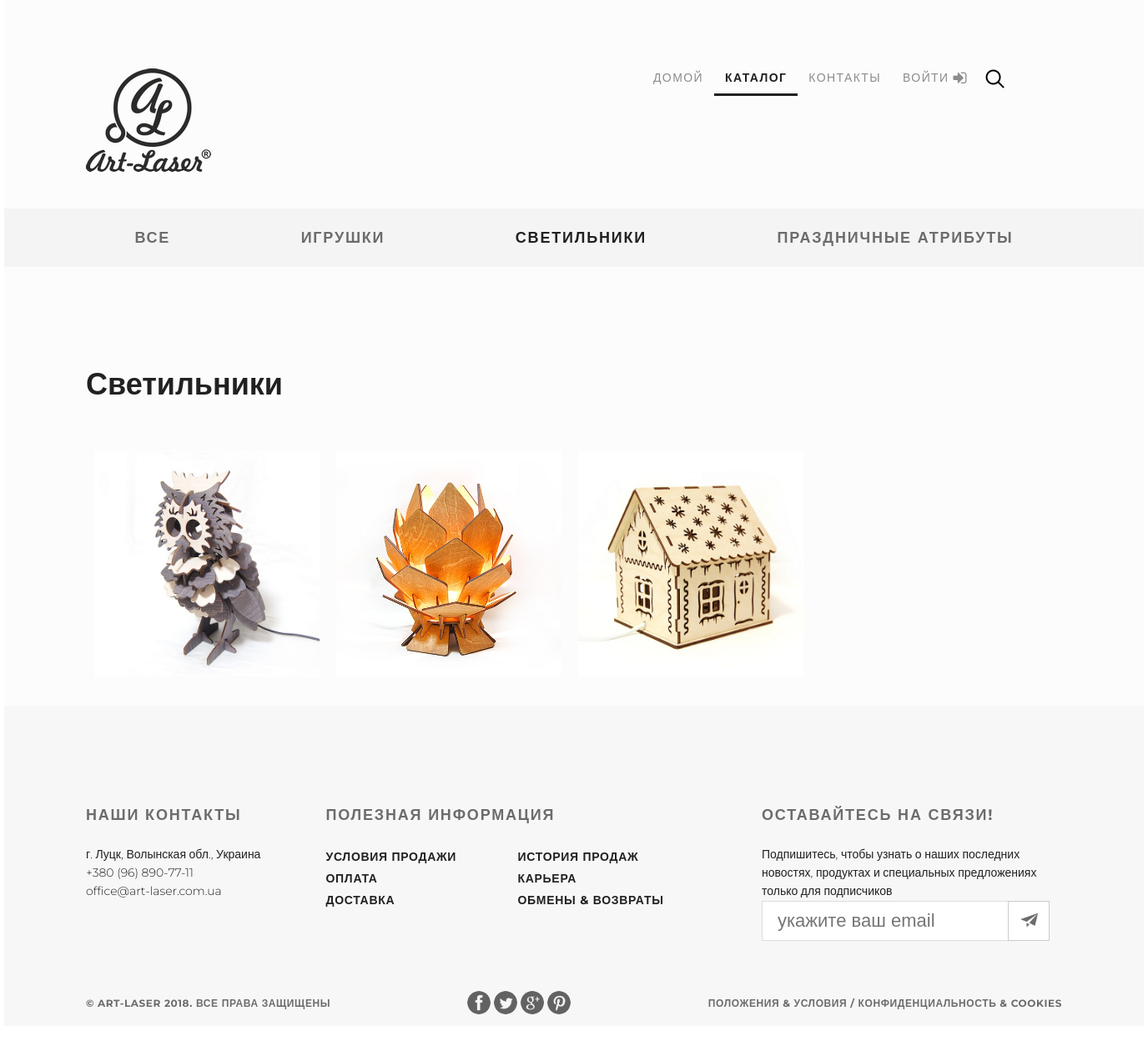
Screenshot of /products/category/2/ with the database file from the repository.
### mainapp/models.py (models this page shows, shortened)
class ProductCategory(models.Model):
    name = models.CharField(verbose_name='Категория', max_length=64, unique=True)
    description = models.TextField(verbose_name='Описание категории', blank=True)
    is_active = models.BooleanField(verbose_name='активна', default=True)

class Product(models.Model):
    category = models.ForeignKey(ProductCategory, on_delete=models.CASCADE)
    name = models.CharField(verbose_name='Название товара', max_length=128)
    vendor_id = models.CharField(verbose_name='Артикул', max_length=10, unique=True, blank=True)
    image = models.ImageField(upload_to='products_image', blank=True)
    short_descript = models.CharField(verbose_name='Краткое описание', max_length=64, blank=True)
    description = models.TextField(verbose_name='Описание товара', blank=True)
    price = models.DecimalField(verbose_name='Цена товара', max_digits=8, decimal_places=2, default=0)
    quantity = models.PositiveIntegerField(verbose_name='Кол-во на складе', default=0)
    is_active = models.BooleanField(verbose_name='активен', default=True)

### mainapp/views.py (the view, shortened to what this page needs)
# urls.py: re_path(r'^products/category/(?P<pk>\d+)/$', adminapp.products, name='products'),
def products(request, pk=None):
    title = 'Каталог'
    products = []
    basket = Basket.get_basket(request)
    categories = get_categories()
    if pk:
        pk = int(pk)
        if pk == 0:
            products = Product.objects.filter(category__is_active=True, is_active=True)
        else:
            products = Product.objects.filter(category__pk=pk, is_active=True)
        context = {
            'title': title,
            'categories': categories,
            'products': products,
            'basket': basket,
        }
        return render(request, 'mainapp/products.html', context)

### basketapp/models.py (called while the page is built)
    @staticmethod
    def get_basket(request):
        if request.user.is_authenticated:
            basket = request.user.basket.all()
        else:
            basket = []
        return basket

### mainapp/views.py (called while the page is built)
def get_categories():
    categories = []
    all_categories = {
        'pk': 0,
        'name': 'все'
    }
    categories.append(all_categories)
    categories.extend(ProductCategory.objects.filter(is_active=True))
    return categories

### mainapp/templates/mainapp/products.html (shortened to what this page needs)
{% extends 'mainapp/base.html' %}
{% load staticfiles %}
{% block container %}
<div class="container clearfix">
        {% include 'mainapp/includes/inc__main_menu.html' %}
    <div class="content">
        {% include 'mainapp/includes/inc__menu_content.html' %}
        {% if products %}
            <div class="product_header">
                {% if request.resolver_match.args.0 == '0' %}
                    <h2>Каталог</h2>
                {% else %}
                    <h2>{{ products.0.category.name }}</h2>
                {% endif %}
            </div>
            <div class="pic prod">
                {% for product in products %}
                    <a href="{% url 'products:product' product.pk %}">
                        <img src="/media/{{product.image|default:'products_image/no_image.png'}}" alt="">
                    </a>
                {% endfor %}
            </div>
        {% endif %}
    </div>
</div>
{% endblock %}

### mainapp/templates/mainapp/includes/inc__menu_content.html
<ul class="menu_products">
    {% for category in categories %}
        <li>
            <a href="{% url 'products:category' category.pk %}"
            class="{% if request.resolver_match.args.0|add:0 == category.pk %} active {% endif %}">
                {{ category.name.upper }}
            </a>
        </li>
    {% endfor %}
</ul>

### static/css/style.css (style rules this page uses)
* { margin: 0; padding: 0; }
html, body { height: 100%; font-family: 'Montserrat', sans-serif; }
a { text-decoration: none; outline: none; }
ul { list-style-type: none; }
.product_header { padding: 120px 98px 60px; }
.product_header h2 { display: block; float: left; color: #212121; font-size: 36px; font-weight: 700; }
.pic { padding: 0 98px 120px; display: flex; justify-content: flex-start; flex-wrap: wrap; }
.pic img { width: 270px; height: 270px; margin-left: 10px; margin-right: 10px; margin-bottom: 30px; }
.container { max-width: 1366px; min-height: 100%; margin: 0 auto; background-color: #FCFCFC; }
.content { display: flex; flex-direction: column; }
.prod { padding-bottom: 0; }
.menu_products { margin-top: 250px; height: 70px; display: flex; justify-content: space-evenly; align-items: center; background-color: #f4f4f4; }
.menu_products a { font-size: 18px; font-weight: bold; letter-spacing: 1.8px; text-align: center; color: #6c6c6c; }
.menu_products .active { color: #212121; }
.clearfix:after { content: ""; display: block; clear: both; }

### rows the page displays
ProductCategory: name "ИГРУШКИ"
ProductCategory: name "СВЕТИЛЬНИКИ"
ProductCategory: name "ПРАЗДНИЧНЫЕ АТРИБУТЫ"
Product: category.name "Светильники", image (picture)
Product: shows a picture
Product: image (picture)

### other values shown
{{ category.name.upper }} "ВСЕ"
